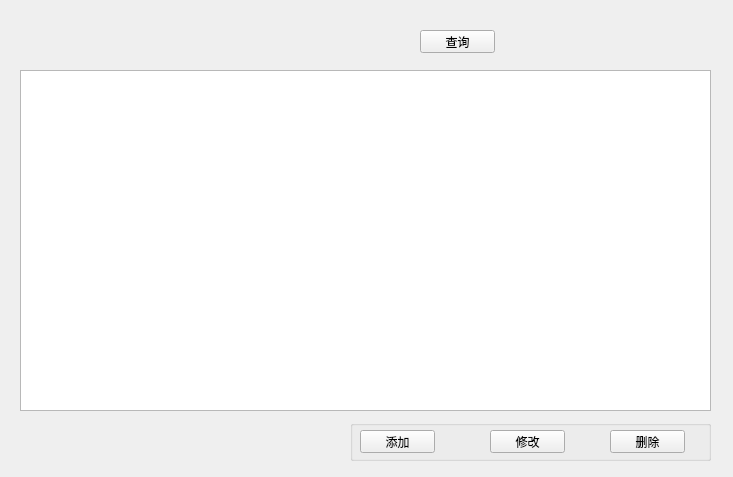
<?xml version="1.0" encoding="UTF-8"?>
<ui version="4.0">
 <class>GuardWidget</class>
 <widget class="QWidget" name="GuardWidget">
  <property name="geometry">
   <rect>
    <x>0</x>
    <y>0</y>
    <width>733</width>
    <height>477</height>
   </rect>
  </property>
  <property name="windowTitle">
   <string>Form</string>
  </property>
  <widget class="QTableView" name="tableView">
   <property name="geometry">
    <rect>
     <x>20</x>
     <y>70</y>
     <width>691</width>
     <height>341</height>
    </rect>
   </property>
  </widget>
  <widget class="QPushButton" name="pushButtonSearch">
   <property name="geometry">
    <rect>
     <x>420</x>
     <y>30</y>
     <width>75</width>
     <height>23</height>
    </rect>
   </property>
   <property name="text">
    <string>查询</string>
   </property>
  </widget>
  <widget class="QGroupBox" name="groupBox">
   <property name="geometry">
    <rect>
     <x>350</x>
     <y>420</y>
     <width>361</width>
     <height>41</height>
    </rect>
   </property>
   <property name="title">
    <string/>
   </property>
   <widget class="QPushButton" name="pushButtonAdd">
    <property name="geometry">
     <rect>
      <x>10</x>
      <y>10</y>
      <width>75</width>
      <height>23</height>
     </rect>
    </property>
    <property name="text">
     <string>添加</string>
    </property>
   </widget>
   <widget class="QPushButton" name="pushButtonMod">
    <property name="geometry">
     <rect>
      <x>140</x>
      <y>10</y>
      <width>75</width>
      <height>23</height>
     </rect>
    </property>
    <property name="text">
     <string>修改</string>
    </property>
   </widget>
   <widget class="QPushButton" name="pushButtonDel">
    <property name="geometry">
     <rect>
      <x>260</x>
      <y>10</y>
      <width>75</width>
      <height>23</height>
     </rect>
    </property>
    <property name="text">
     <string>删除</string>
    </property>
   </widget>
  </widget>
  <widget class="QLabel" name="label">
   <property name="geometry">
    <rect>
     <x>30</x>
     <y>440</y>
     <width>151</width>
     <height>16</height>
    </rect>
   </property>
   <property name="text">
    <string/>
   </property>
  </widget>
 </widget>
 <tabstops>
  <tabstop>pushButtonSearch</tabstop>
  <tabstop>pushButtonAdd</tabstop>
  <tabstop>pushButtonMod</tabstop>
  <tabstop>pushButtonDel</tabstop>
  <tabstop>tableView</tabstop>
 </tabstops>
 <resources/>
 <connections/>
</ui>
